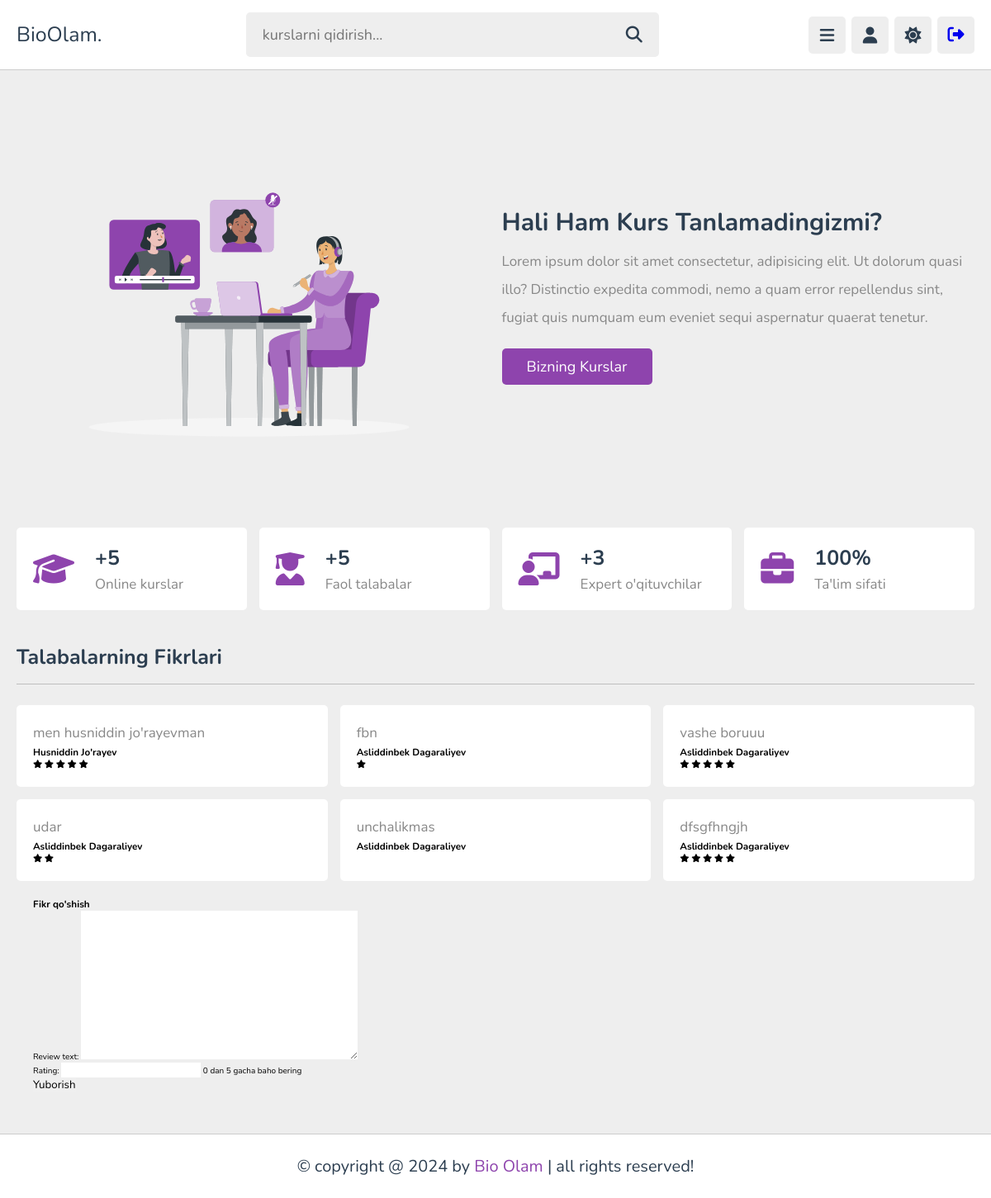
The page /about/ (signed in) on the database its author committed.
### users/models.py (models this page shows, shortened)
class Review(models.Model):
    user = models.ForeignKey(User, on_delete=models.CASCADE, related_name='reviews')
    review_text = models.TextField()
    rating = models.PositiveSmallIntegerField(
        help_text="0 dan 5 gacha baho bering"
    )
    created_at = models.DateTimeField(auto_now_add=True)

### pages/views.py (the view)
# urls.py: path('about/', about_page, name='about_page'),
def about_page(request):
    subcategory_count = Subcategory.objects.count()
    users_count = User.objects.count()
    teachers_count = Teachers.objects.count()
    reviews = Review.objects.all().order_by('-created_at')[:6]
    if request.method == 'POST':
        form = ReviewForm(request.POST)
        if form.is_valid():
            review = form.save(commit=False)
            review.user = request.user
            review.save()
            return redirect('about_page')
    else:
        form = ReviewForm()
    star_range = range(1, 6)
    context = {
        'subcategory_count': subcategory_count,
        'users_count': users_count,
        'teachers_count': teachers_count,
        'reviews': reviews,
        'form': form,
        'star_range': star_range,  # Bu ro'yxatni templatega uzatamiz
    }
    return render(request, 'side_bar/about.html', context)

### users/forms.py
class ReviewForm(forms.ModelForm):
    class Meta:
        model = Review
        fields = ['review_text', 'rating']

### users/context_processor.py (called while the page is built)
def get_user(request):
    user = request.user
    context = {
        'user': user,
    }
    return context

### templates/side_bar/about.html (shortened to what this page needs)
{% extends "base.html" %}
{% load static %}
{% block content %}
<section class="about">
    <div class="row">
       <div class="image">
          <img src="{% static 'images/about-img.svg' %}" alt="">
       </div>
       <div class="content">
          <h3>Hali ham kurs tanlamadingizmi?</h3>
          <p>Lorem ipsum dolor sit amet consectetur, adipisicing elit. Ut dolorum quasi illo? Distinctio expedita commodi, nemo a quam error repellendus sint, fugiat quis numquam eum eveniet sequi aspernatur quaerat tenetur.</p>
          <a href="{% url "courses_view" %}" class="inline-btn">Bizning kurslar</a>
       </div>
    </div>
    <div class="box-container">
       <div class="box">
          <i class="fas fa-graduation-cap"></i>
          <div>
             <h3>+{{ subcategory_count }}</h3>
             <p>Online kurslar</p>
          </div>
       </div>
       <div class="box">
          <i class="fas fa-user-graduate"></i>
          <div>
             <h3>+{{ users_count }}</h3>
             <p>Faol talabalar</p>
          </div>
       </div>
       <div class="box">
          <i class="fas fa-chalkboard-user"></i>
          <div>
             <h3>+{{ teachers_count }}</h3>
             <p>Expert o'qituvchilar</p>
          </div>
       </div>
       <div class="box">
          <i class="fas fa-briefcase"></i>
          <div>
             <h3>100%</h3>
             <p>Ta'lim sifati</p>
          </div>
       </div>
    </div>
 </section>
 <section class="reviews">
    <h1 class="heading">Talabalarning fikrlari</h1>
    <div class="box-container">
      {% for review in reviews %}
         <div class="box">
            <p>{{ review.review_text }}</p>
            <div class="{{ review.user.profile.job }}">
                  <div>
                     <h3>{{ review.user.first_name }} {{ review.user.last_name }}</h3>
                     <div class="stars">
                        {% for i in star_range %}
                              {% if i <= review.rating %}
                                 <i class="fas fa-star"></i>
                              {% else %}
                                 <i class="fas fa-star-o"></i>
                              {% endif %}
                        {% endfor %}
                     </div>
                  </div>
            </div>
         </div>
      {% endfor %}
    </div>
    <section class="add-review">
      <h1>Fikr qo'shish</h1>
      <form method="POST">
         {{ form.as_p }}
         <button type="submit">Yuborish</button>
      </form>
   </section>
 </section>
{% endblock content %}

### static/css/style.css (style rules this page uses)
:root { --main-color:#8e44ad; --red:#e74c3c; --orange:#f39c12; --light-color:#888; --light-bg:#eee; --black:#2c3e50; --white:#fff; --border:.1rem solid rgba(0,0,0,.2); }
* { font-family: 'Nunito', sans-serif; margin:0; padding:0; box-sizing: border-box; outline: none; border:none; text-decoration: none; }
html { font-size: 62.5%; overflow-x: hidden; }
body { background-color: var(--light-bg); padding-left: 30rem; }
section { padding:2rem; margin: 0 auto; max-width: 1200px; }
.heading { font-size: 2.5rem; color:var(--black); margin-bottom: 2.5rem; border-bottom: var(--border); padding-bottom: 1.5rem; text-transform: capitalize; }
.inline-btn, .inline-option-btn, .inline-delete-btn, .btn, .delete-btn, .option-btn { border-radius: .5rem; color:#fff; font-size: 1.8rem; cursor: pointer; text-transform: capitalize; padding:1rem 3rem; text-align: center; margin-top: 1rem; }
.inline-btn, .inline-option-btn, .inline-delete-btn { display: inline-block; }
.btn, .inline-btn { background-color: var(--main-color); }
.about .row { display: flex; align-items: center; flex-wrap: wrap; gap:1.5rem; }
.about .row .image { flex: 1 1 40rem; }
.about .row .image img { width: 100%; height: 50rem; }
.about .row .content { flex: 1 1 40rem; }
.about .row .content p { font-size: 1.7rem; line-height: 2; color: var(--light-color); padding: 1rem 0; }
.about .row .content h3 { font-size: 3rem; color:var(--black); text-transform: capitalize; }
.about .box-container { display: grid; grid-template-columns: repeat(auto-fit, minmax(27rem, 1fr)); gap:1.5rem; justify-content: center; align-items: flex-start; margin-top: 3rem; }
.about .box-container .box { border-radius: .5rem; background-color: var(--white); padding: 2rem; display: flex; align-items: center; gap: 2.5rem; }
.about .box-container .box i { font-size: 4rem; color: var(--main-color); }
.about .box-container .box h3 { font-size: 2.5rem; color: var(--black); margin-bottom: .3rem; }
.about .box-container .box p { font-size: 1.7rem; color:var(--light-color); }
.reviews .box-container { display: grid; grid-template-columns: repeat(auto-fit, minmax(30rem, 1fr)); gap:1.5rem; justify-content: center; align-items: flex-start; }
.reviews .box-container .box { border-radius: .5rem; background-color: var(--white); padding: 2rem; }
.reviews .box-container .box p { line-height: 1.7; font-size: 1.7rem; color: var(--light-color); }
@media (max-width:1200px) { body { padding-left: 0; } }

### rows shown on the page
Review: review_text "men husniddin jo'rayevman", user.first_name "Husniddin", user.last_name "Jo'rayev", rating 5 (drawn)
Review: review_text "fbn", user.first_name "Asliddinbek", user.last_name "Dagaraliyev", rating 1 (drawn)
Review: review_text "vashe boruuu", user.first_name "Asliddinbek", user.last_name "Dagaraliyev", rating 5 (drawn)
Review: review_text "udar", user.first_name "Asliddinbek", user.last_name "Dagaraliyev", rating 2 (drawn)
Review: review_text "unchalikmas", user.first_name "Asliddinbek", user.last_name "Dagaraliyev"
Review: review_text "dfsgfhngjh", user.first_name "Asliddinbek", user.last_name "Dagaraliyev", rating 5 (drawn)

### other values the page prints
{{ subcategory_count }} "5"
{{ users_count }} "5"
{{ teachers_count }} "3"
